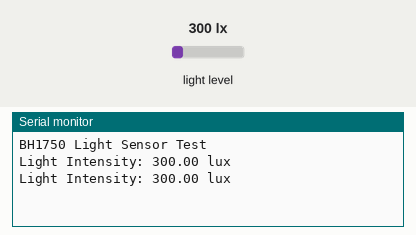
This sketch was run on a simulated ESP32. Parts: the last lines printed to the serial monitor. Wiring (inferred from the names in the program): BH1750 light sensor at I2C address 0x23. The test bench sets the inputs (shaded band); at power-on: light level 300 lx.

Above: at 1.8 s.
1.9 s: light level set to 40 lx
At 2.5 s:
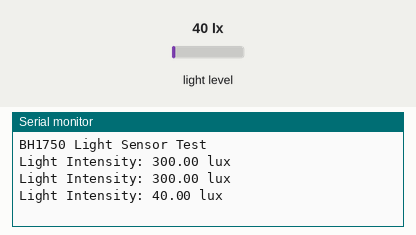
3.4 s: light level set to 500 lx
At 4.8 s:
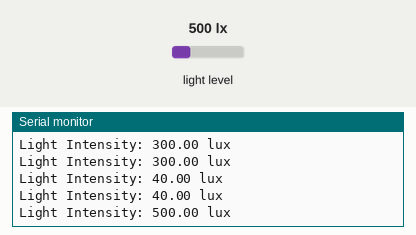
Timing chart, 0 to 6.4 s (numbered marks = the images above; inputs shaded):
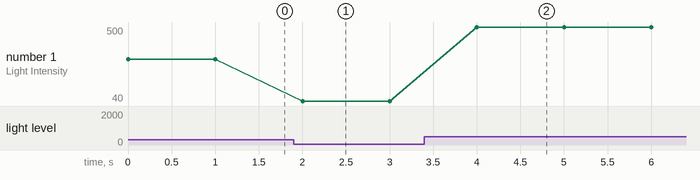

Measured:
- after the input at 1.9 s, the serial monitor: prints a new line after 0.10 s (image 1)
- after the input at 3.4 s, the serial monitor: prints a new line after 0.60 s (image 2)
- plotted number 1: 300 → 40 after the input at 1.9 s, 40 → 500 after the input at 3.4 s

The sketch:

LUX_ESP12E.ino
```cpp
#include <Wire.h>

// BH1750 I2C Address
#define BH1750_ADDRESS 0x23

// Measurement Mode
#define CONTINUOUS_HIGH_RES_MODE 0x10

void setup() {
  // Initialize serial communication
  Serial.begin(115200);

  // Initialize I2C communication
  Wire.begin(4, 5);  // SDA on GPIO4, SCL on GPIO5 for ESP12F

  // Optional: Wait for serial to connect
  while (!Serial) {
    ;
  }

  Serial.println("BH1750 Light Sensor Test");

  // Configure BH1750 to continuous high resolution mode
  Wire.beginTransmission(BH1750_ADDRESS);
  Wire.write(CONTINUOUS_HIGH_RES_MODE);
  Wire.endTransmission();
}

void loop() {
  // Request 2 bytes of data from BH1750
  Wire.requestFrom(BH1750_ADDRESS, 2);

  // Read the light intensity
  if (Wire.available() == 2) {
    unsigned int lightLevel = Wire.read() << 8 | Wire.read();

    // Calculate lux (light intensity)
    // BH1750 returns a 16-bit value where each count is 1 lux
    float luxValue = lightLevel / 1.2;

    // Print the light intensity
    Serial.print("Light Intensity: ");
    Serial.print(luxValue);
    Serial.println(" lux");
  }

  // Wait for a second before next reading
  delay(1000);
}
```
